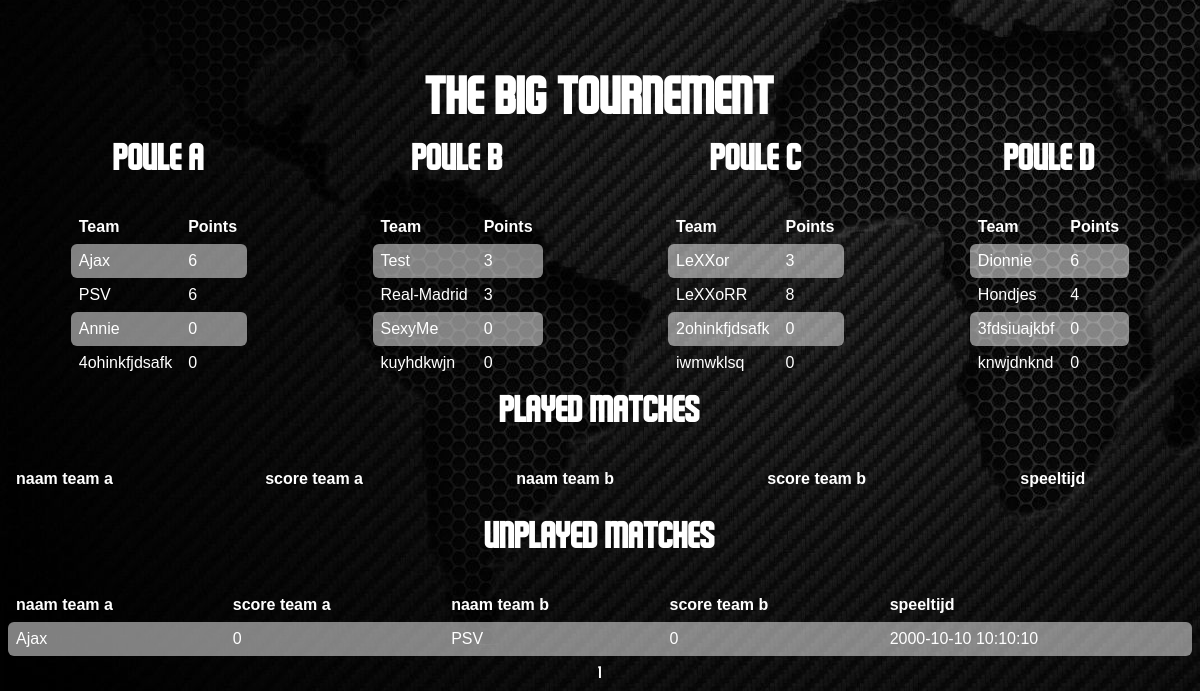
Before: / (lower part) with the older database file.
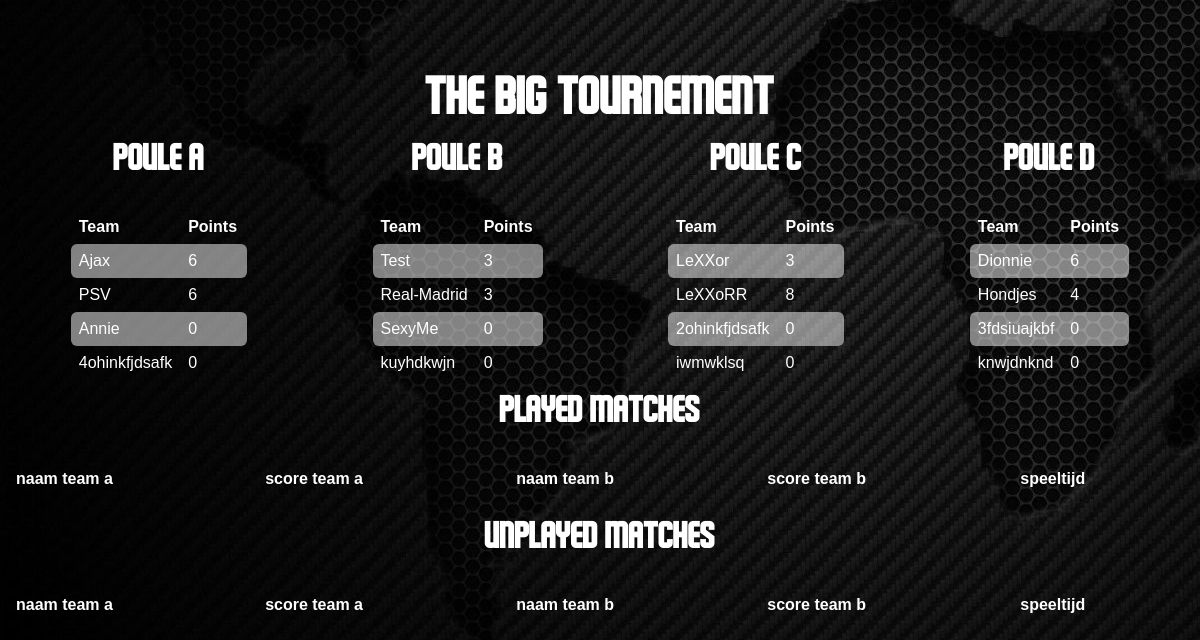
After: the same page with the newer database file.
### tables this page shows
CREATE TABLE `tbl_teams` (
  `id` int(11) UNSIGNED NOT NULL,
  `poule_id` int(11) NOT NULL DEFAULT '0',
  `name` varchar(255) NOT NULL,
  `points` int(3) DEFAULT '0',
  `created_at` datetime NOT NULL DEFAULT CURRENT_TIMESTAMP,
  `deleted_at` datetime DEFAULT NULL
);

CREATE TABLE `tbl_matches` (
  `id` int(10) UNSIGNED NOT NULL,
  `team_id_a` int(10) UNSIGNED NOT NULL,
  `team_id_b` int(10) UNSIGNED NOT NULL,
  `score_team_a` int(10) UNSIGNED DEFAULT '0',
  `score_team_b` int(10) UNSIGNED DEFAULT '0',
  `isPlayed` tinyint(1) DEFAULT '0',
  `matchType` int(1) NOT NULL DEFAULT '0',
  `start_time` datetime DEFAULT NULL
);

### index.php (the view, shortened to what the changed rows need)
<?php
    require ('app/database.php');
?>
<!doctype html>
<html lang="en">
<head>
    <link rel="stylesheet" href="Style/Main_Web_CSS.css">
</head>
<body>
<div class="container">
    <div class="Tournament" id="Tournement">
        <h2>The Big Tournement</h2>
        <?php
            $poules = [];
            $i = 0;
            $query = 'SELECT * FROM tbl_teams WHERE poule_id = 1';
            $stmt = $db_conn->prepare($query);
            $stmt->execute();
            $poule_a = $stmt->fetchAll(PDO::FETCH_ASSOC);
            $query = 'SELECT * FROM tbl_teams WHERE poule_id = 2';
            $stmt = $db_conn->prepare($query);
            $stmt->execute();
            $poule_b = $stmt->fetchAll(PDO::FETCH_ASSOC);
            $query = 'SELECT * FROM tbl_teams WHERE poule_id = 3';
            $stmt = $db_conn->prepare($query);
            $stmt->execute();
            $poule_c = $stmt->fetchAll(PDO::FETCH_ASSOC);
            $query = 'SELECT * FROM tbl_teams WHERE poule_id = 4';
            $stmt = $db_conn->prepare($query);
            $stmt->execute();
            $poule_d = $stmt->fetchAll(PDO::FETCH_ASSOC);
            array_push($poules, $poule_a, $poule_b, $poule_c, $poule_d);
        ?>
        <div class="poules">
            <?php foreach ( $poules as $poule ): ?>
                <div class="item">
                    <?php
                        switch ($i) {
                            case 0:
                                echo '<h3>Poule A</h3>';
                                break;
                            case 1:
                                echo '<h3>Poule B</h3>';
                                break;
                            case 2:
                                echo '<h3>Poule C</h3>';
                                break;
                            case 3:
                                echo '<h3>Poule D</h3>';
                                break;
                        }
                        $i++;
                    ?>
                    <table>
                        <tr>
                            <th>Team</th>
                            <th>Points</th>
                        </tr>
                        <?php foreach ( $poule as $team ): ?>
                            <tr>
                                <td><?php echo $team['name']; ?></td>
                                <td><?php echo $team['points']; ?></td>
                            </tr>
                        <?php endforeach; ?>
                    </table>
                </div>
            <?php endforeach; ?>
        </div>
        <div class="matches">
            <div class="match">
                <table>
                    <tr>
                        <th>naam team a</th>
                        <th>score team a</th>
                        <th>naam team b</th>
                        <th>score team b</th>
                        <th>speeltijd</th>
                    </tr>
                </table>
            </div>
            <div class="match">
                <?php
                $page = isset($_GET['page']) ? (int)$_GET['page'] : 1;
                $perPage = isset($_GET['per-page']) && $_GET['per-page'] <= 8 ? (int)$_GET['per-page'] : 8;
                $start = ($page > 1) ? ($page * $perPage) - $perPage : 0;
                $matches = $db_conn->prepare ("SELECT SQL_CALC_FOUND_ROWS * FROM tbl_matches WHERE isPlayed = FALSE AND start_time IS NOT NULL ORDER BY start_time ASC LIMIT {$start},{$perPage}");
                $matches->execute();
                $matches = $matches->fetchAll(PDO::FETCH_ASSOC);
                $total = $db_conn->query("SELECT FOUND_ROWS() as total")->fetch()['total'];
                $pages = ceil($total /$perPage);
                $teams = $db_conn->prepare ("SELECT * FROM tbl_teams");
                $teams->execute();
                $teams = $teams->fetchAll(PDO::FETCH_ASSOC);
                ?>
                <table>
                    <tr>
                        <th>naam team a</th>
                        <th>score team a</th>
                        <th>naam team b</th>
                        <th>score team b</th>
                        <th>speeltijd</th>
                    </tr>
                    <?php foreach ( $matches as $match ): ?>
                        <tr>
                            <td>
                                <?php
                                foreach ( $teams as $team ) {
                                    if ( $team['id'] == $match['team_id_a'] ) {
                                        echo $team['name'];
                                    }
                                }
                                ?>
                            </td>
                            <td><?= $match['score_team_a'] ?></td>
                            <td>
                                <?php
                                foreach ( $teams as $team ) {
                                    if ( $team['id'] == $match['team_id_b']) {
                                        echo $team['name'];
                                    }
                                }
                                ?>
                            </td>
                            <td><?= $match['score_team_b'] ?></td>
                            <td><?= $match['start_time'] ?></td>
                        </tr>
                    <?php endforeach; ?>
                </table>
                <div class="pagenation">
                    <?php  for ($x =1; $x <= $pages; $x++) :?>
                        <a href="?page=<?php echo $x; ?>&per-page=<?php echo $perPage ?>"><?php  echo $x; ?></a>
                    <?php endfor; ?>
                </div>
            </div>
        </div>
    </div>
</div>
</body>
</html>

Changed rows visible on the page:
removed tbl_matches: score_team_a "0", score_team_b "0", start_time "2000-10-10 10:10:10", tbl_teams (name "Ajax"), tbl_teams (name "PSV")
Other visible differences:
list line gone: "1"
